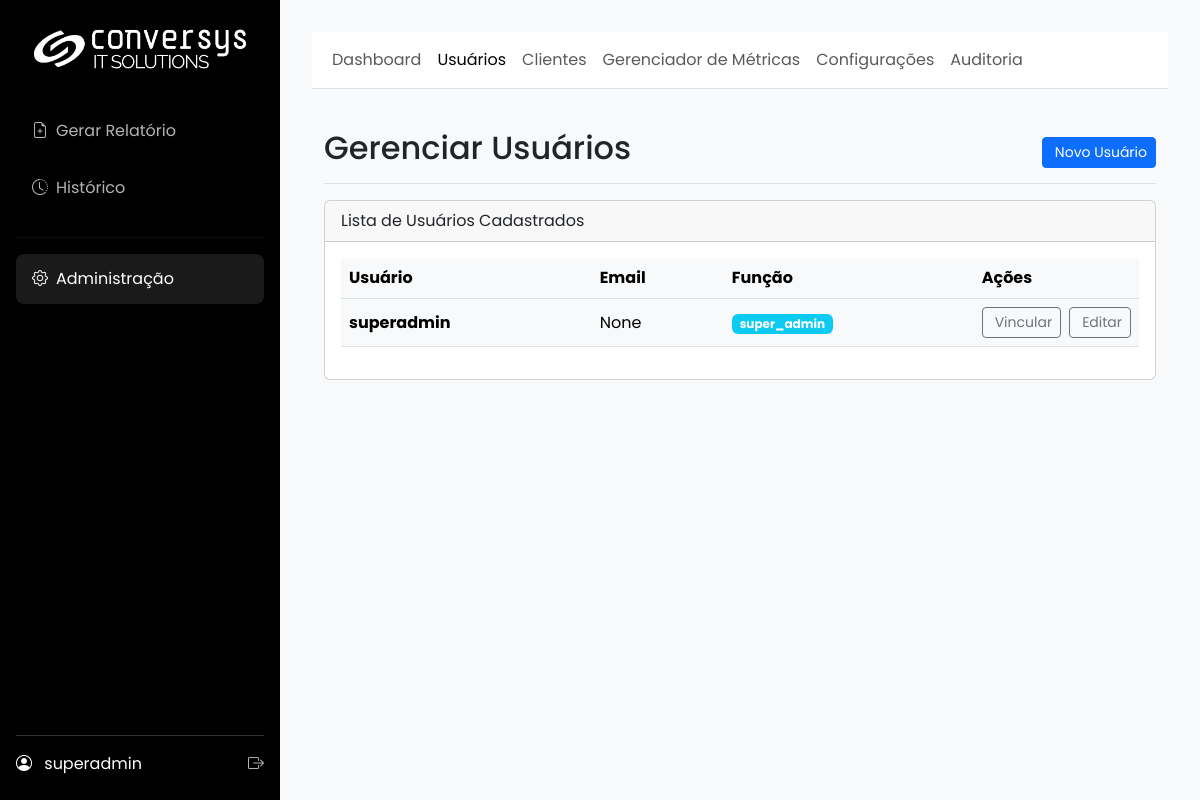
The app's page /admin/users (signed in) with its own data.
### app/models.py (models this page shows, shortened)
class SystemConfig(db.Model):
    id = db.Column(db.Integer, primary_key=True)
    company_name = db.Column(db.String(100), default="Conversys IT Solutions")
    footer_text = db.Column(db.String(255), default=f"Conversys IT Solutions Copyright {dt.datetime.now().year} – Todos os direitos Reservados | Política de privacidade")
    primary_color = db.Column(db.String(7), default="#2c3e50")
    secondary_color = db.Column(db.String(7), default="#3498db")
    logo_dark_bg_path = db.Column(db.String(255), nullable=True)
    logo_light_bg_path = db.Column(db.String(255), nullable=True)
    login_background_path = db.Column(db.String(255), nullable=True)
    default_cover_path = db.Column(db.String(255), nullable=True)
    color_scheme = db.Column(db.String(10), default="light")
    color_bg_main = db.Column(db.String(7), default="#f8f9fa")
    color_bg_card = db.Column(db.String(7), default="#ffffff")
    color_text_light = db.Column(db.String(7), default="#212529")
    color_border = db.Column(db.String(7), default="#dee2e6")
    login_media_path = db.Column(db.String(255), nullable=True)
    report_cover_path = db.Column(db.String(255), nullable=True)
    report_final_page_path = db.Column(db.String(255), nullable=True)

class User(UserMixin, db.Model):
    id = db.Column(db.Integer, primary_key=True)
    username = db.Column(db.String(64), index=True, unique=True)
    email = db.Column(db.String(120), index=True, unique=True)
    password_hash = db.Column(db.String(256))
    role_id = db.Column(db.Integer, db.ForeignKey('role.id'))
    reports = db.relationship('Report', backref='user', lazy='dynamic')
    clients = db.relationship('Client', secondary=user_client_association, back_populates='users')
    def has_role(self, role_name):
        return self.role.name == role_name

class Role(db.Model):
    id = db.Column(db.Integer, primary_key=True)
    name = db.Column(db.String(64), unique=True)
    users = db.relationship('User', backref='role', lazy='dynamic')

### app/admin/routes.py (the view)
@admin.route('/users')
@admin_required
def list_users():
    _ensure_request_id()
    _log_debug("Listando usuários")
    users = User.query.all()
    return render_template('admin/users.html', users=users, title="Usuários")

### app/__init__.py (called while the page is built)
@login_manager.user_loader
def load_user(user_id):
    from .models import User
    return db.session.get(User, int(user_id))

def _ensure_request_id():
    rid = getattr(g, "request_id", None)
    if not rid:
        rid = uuid.uuid4().hex
        g.request_id = rid
    return rid

### app/admin/routes.py (called while the page is built)
def _ensure_request_id():
    if not getattr(g, "request_id", None):
        g.request_id = uuid.uuid4().hex
    return g.request_id

def _log_debug(msg, **extra):
    rid = _ensure_request_id()
    payload = {"rid": rid, **extra}
    try:
        current_app.logger.debug(f"{msg} | {payload}")
    except Exception:
        print(f"DEBUG {msg} | {payload}")

### app/main/routes.py (called while the page is built, shortened)
@main.before_app_request
def before_request_func():
    cfg = SystemConfig.query.first()
    g.sys_config = cfg

### app/utils.py (called while the page is built)
def admin_required(f):
    @wraps(f)
    @login_required
    def decorated_function(*args, **kwargs):
        if not (current_user.has_role('admin') or current_user.has_role('super_admin')):
            flash('Acesso negado. Você não tem permissão para acessar esta área.', 'danger')
            return redirect(url_for('main.gerar_form'))
        return f(*args, **kwargs)
    return decorated_function

### app/templates/admin/users.html (shortened to what this page needs)
{% extends 'admin/base.html' %}
{% block admin_content %}
<div class="container-fluid">
    <div class="d-flex justify-content-between flex-wrap flex-md-nowrap align-items-center pt-3 pb-2 mb-3 border-bottom">
        <h1 class="h2">Gerenciar Usuários</h1>
        <div class="btn-toolbar mb-2 mb-md-0">
            <a href="{{ url_for('admin.add_user') }}" class="btn btn-sm btn-primary">
                 Novo Usuário
            </a>
        </div>
    </div>
    <div class="card">
        <div class="card-header">
            Lista de Usuários Cadastrados
        </div>
        <div class="card-body">
            <div class="table-responsive">
                <table class="table table-hover align-middle">
                    <thead>
                        <tr>
                            <th>Usuário</th>
                            <th>Email</th>
                            <th>Função</th>
                            <th style="width: 20%;">Ações</th>
                        </tr>
                    </thead>
                    <tbody>
                        {% for user in users %}
                        <tr>
                            <td><strong>{{ user.username }}</strong></td>
                            <td>{{ user.email }}</td>
                            <td>
                                {% if user.role.name == 'Admin' %}
                                    <span class="badge bg-warning text-dark">{{ user.role.name }}</span>
                                {% else %}
                                    <span class="badge bg-info">{{ user.role.name }}</span>
                                {% endif %}
                            </td>
                            <td>
                                <div class="d-flex gap-2">
                                    <a href="{{ url_for('admin.vincular_cliente_usuario', user_id=user.id) }}" class="btn btn-sm btn-outline-secondary" title="Vincular Clientes">
                                         Vincular
                                    </a>
                                    <a href="{{ url_for('admin.edit_user', user_id=user.id) }}" class="btn btn-sm btn-outline-secondary" title="Editar">
                                         Editar
                                    </a>
                                </div>
                            </td>
                        </tr>
                        {% else %}
                        <tr>
                            <td colspan="4" class="text-center text-muted p-4">Nenhum usuário cadastrado.</td>
                        </tr>
                        {% endfor %}
                    </tbody>
                </table>
            </div>
        </div>
    </div>
</div>
{% endblock %}

### app/templates/base.html (shortened to what this page needs)
<!DOCTYPE html>
<html lang="pt-br" data-bs-theme="{{ g.sys_config.color_scheme | default('dark') }}">
<head>
    <link href="https://cdn.jsdelivr.net/npm/bootstrap@5.3.3/dist/css/bootstrap.min.css" rel="stylesheet">
    <link rel="stylesheet" href="https://cdn.jsdelivr.net/npm/bootstrap-icons@1.11.3/font/bootstrap-icons.min.css">
</head>
<body>
    <div class="d-flex">
        <div class="sidebar">
            <a href="{{ url_for('main.index') }}" class="logo">
                {% if g.sys_config.logo_dark_bg_path %}
                    <img src="{{ url_for('main.uploaded_file', filename=g.sys_config.logo_dark_bg_path) }}" alt="Logo">
                {% else %}
                    <span>{{ g.sys_config.company_name }}</span>
                {% endif %}
            </a>
            <ul class="nav flex-column">
                <li><a href="{{ url_for('main.gerar_form') }}" class="nav-link {% if request.endpoint == 'main.gerar_form' %}active{% endif %}"><i class="bi bi-file-earmark-plus me-2"></i>Gerar Relatório</a></li>
                <li><a href="{{ url_for('main.history') }}" class="nav-link {% if request.endpoint == 'main.history' %}active{% endif %}"><i class="bi bi-clock-history me-2"></i>Histórico</a></li>
                {% if current_user.has_role('admin') or current_user.has_role('super_admin') %}
                <hr style="border-color: rgba(255,255,255,0.2);">
                <li><a href="{{ url_for('admin.dashboard') }}" class="nav-link {% if 'admin.' in request.endpoint %}active{% endif %}"><i class="bi bi-gear me-2"></i>Administração</a></li>
                {% endif %}
            </ul>
            <div class="user-info">
                <div class="d-flex justify-content-between align-items-center">
                    <div>
                        <i class="bi bi-person-circle me-2"></i>
                        <span>{{ current_user.username }}</span>
                    </div>
                    <a href="{{ url_for('auth.logout') }}" title="Sair"><i class="bi bi-box-arrow-right"></i></a>
                </div>
            </div>
        </div>
        <div class="main-content flex-grow-1">
            {% block content %}{% endblock %}
        </div>
    </div>
</body>
</html>

### records on screen
SystemConfig: logo_dark_bg_path (picture)
User: username "superadmin", email "None", role.name "super_admin"
